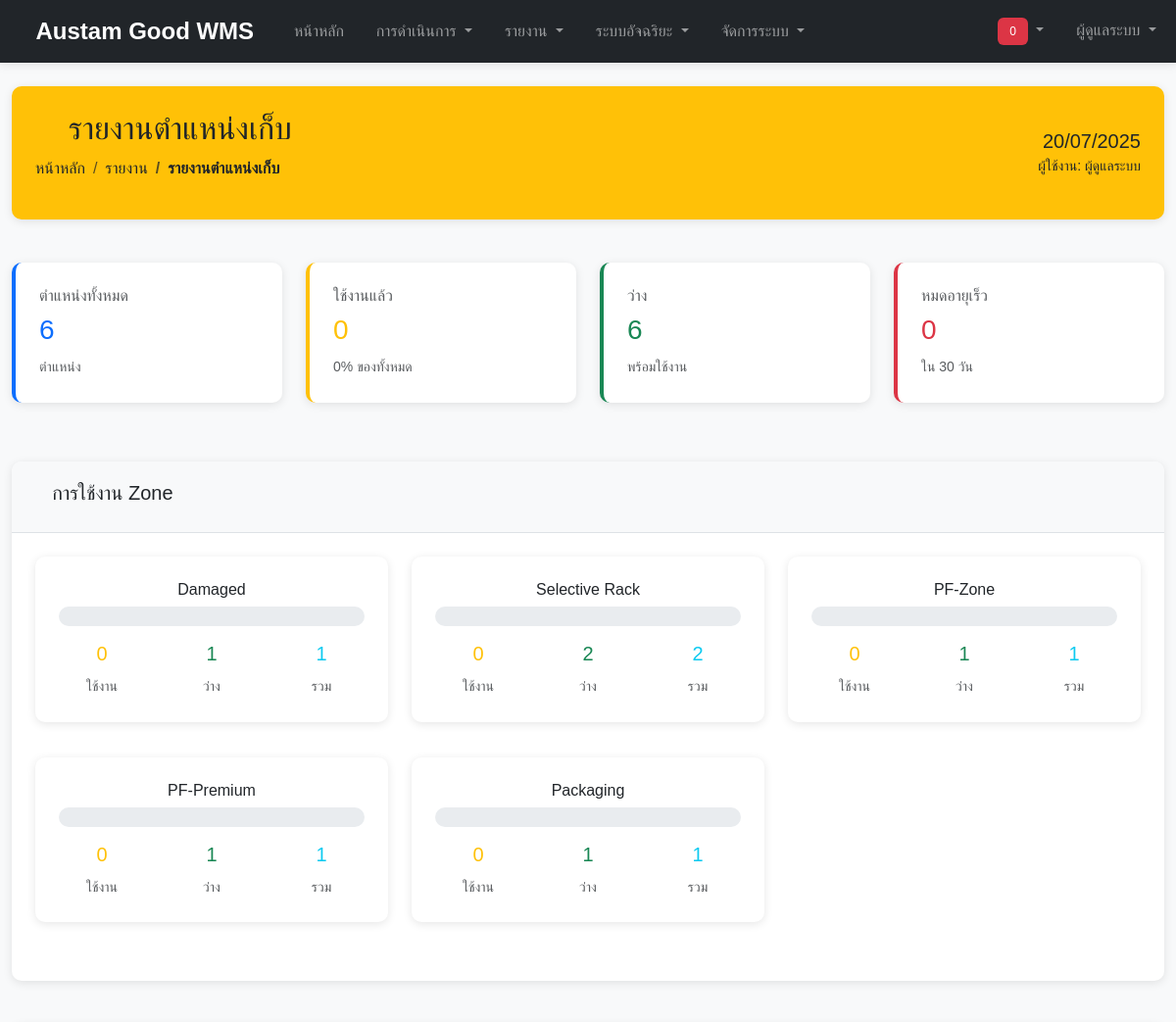
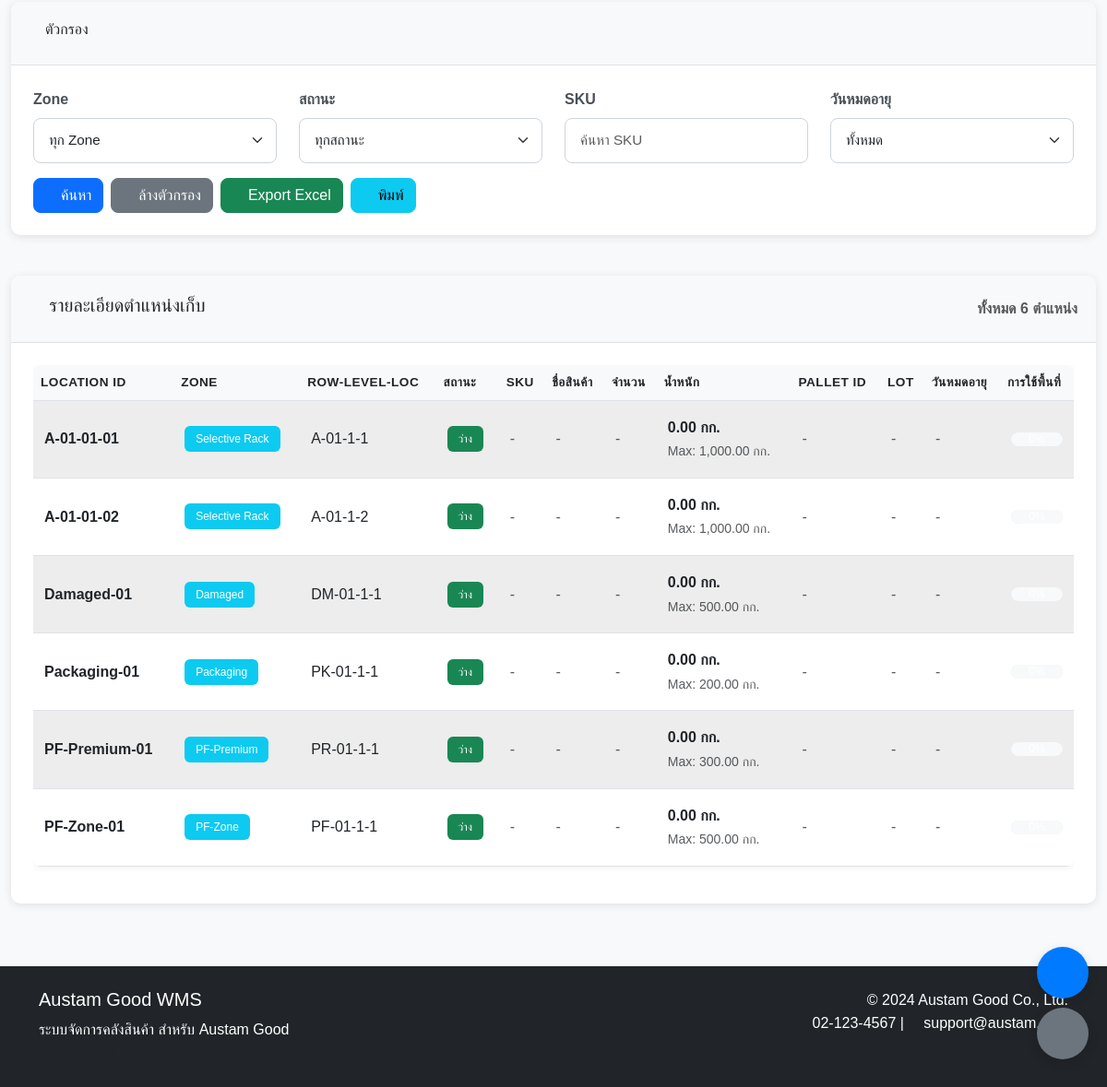
Page /modules/reports/locations.php (signed in) on the committed database (2 pictures, top to bottom).
### tables this page shows
CREATE TABLE `manage_user` (
  `id` int(11) NOT NULL AUTO_INCREMENT,
  `user_id` varchar(50) NOT NULL,
  `รหัสผู้ใช้` varchar(50) DEFAULT NULL,
  `ชื่อ_สกุล` varchar(255) NOT NULL,
  `ตำแหน่ง` varchar(100) DEFAULT NULL,
  `email` varchar(255) DEFAULT NULL,
  `role` enum('admin','office','worker') DEFAULT 'worker',
  `password` varchar(255) NOT NULL,
  `active` tinyint(1) DEFAULT 1,
  `created_at` timestamp NOT NULL DEFAULT current_timestamp(),
  `updated_at` timestamp NOT NULL DEFAULT current_timestamp() ON UPDATE current_timestamp(),
  PRIMARY KEY (`id`),
  UNIQUE KEY `user_id` (`user_id`)
);

CREATE TABLE `msaster_location_by_stock` (
  `id` int(11) NOT NULL AUTO_INCREMENT,
  `location_id` varchar(50) NOT NULL,
  `zone` varchar(100) DEFAULT 'Selective Rack',
  `row_name` varchar(50) DEFAULT NULL,
  `level_num` int(11) DEFAULT NULL,
  `loc_num` int(11) DEFAULT NULL,
  `max_weight` decimal(10,2) DEFAULT 1000.00,
  `max_pallet` int(11) DEFAULT 1,
  `max_height` int(11) DEFAULT 1800,
  `status` enum('ว่าง','เก็บสินค้า','ซ่อมแซม') DEFAULT 'ว่าง',
  `pallet_id` varchar(50) DEFAULT NULL,
  `last_updated` decimal(20,10) DEFAULT NULL,
  `sku` varchar(50) DEFAULT NULL,
  `product_name` text DEFAULT NULL,
  `แพ็ค` int(11) DEFAULT 0,
  `ชิ้น` int(11) DEFAULT 0,
  `น้ำหนัก` decimal(10,2) DEFAULT 0.00,
  `lot` varchar(50) DEFAULT NULL,
  `received_date` decimal(20,0) DEFAULT NULL,
  `expiration_date` decimal(20,0) DEFAULT NULL,
  `barcode` varchar(50) DEFAULT NULL,
  `name_edit` varchar(255) DEFAULT NULL,
  `สีพาเลท` varchar(50) DEFAULT NULL,
  `หมายเหตุ` text DEFAULT NULL,
  `coordinate_x` int(11) DEFAULT 0,
  `coordinate_y` int(11) DEFAULT 0,
  `coordinate_z` int(11) DEFAULT 0,
  `ราคาต้นทุน` decimal(10,2) DEFAULT 0,
  `created_at` timestamp NOT NULL DEFAULT current_timestamp(),
  `updated_at` timestamp NOT NULL DEFAULT current_timestamp() ON UPDATE current_timestamp(),
  PRIMARY KEY (`id`),
  UNIQUE KEY `location_id` (`location_id`),
  KEY `idx_sku` (`sku`),
  KEY `idx_zone` (`zone`),
  KEY `idx_status` (`status`)
);

### modules/reports/locations.php (the view, shortened to what the rows shown need)
<?php
require_once '../../config/app_config.php';
require_once '../../classes/User.php';
require_once '../../classes/Location.php';
$db = getDBConnection();
$user = new User($db);
$location = new Location($db);
$current_user = $user->getCurrentUser();
$locations = $location->getAllLocations();
?>
<?php include '../../includes/header.php'; ?>
<div class="container-fluid mt-4">
    <div class="row mb-4">
        <div class="col-12">
            <div class="card bg-warning text-dark">
                <div class="card-body">
                    <div class="d-flex justify-content-between align-items-center">
                        <div>
                            <h2><i class="fas fa-map-marked-alt"></i> รายงานตำแหน่งเก็บ</h2>
                        </div>
                        <div class="text-end">
                            <div class="h5 mb-0"><?php echo formatDate(date('Y-m-d H:i:s')); ?></div>
                            <small>ผู้ใช้งาน: <?php echo htmlspecialchars($current_user['ชื่อ_สกุล']); ?></small>
                        </div>
                    </div>
                </div>
            </div>
        </div>
    </div>
    <div class="row">
        <div class="col-12">
            <div class="card">
                <div class="card-body">
                    <div class="table-responsive">
                        <table class="table table-striped table-hover" id="locationsTable">
                            <thead>
                                <tr>
                                    <th>Location ID</th>
                                    <th>Zone</th>
                                    <th>Row-Level-Loc</th>
                                    <th>สถานะ</th>
                                    <th>SKU</th>
                                    <th>ชื่อสินค้า</th>
                                    <th>จำนวน</th>
                                    <th>น้ำหนัก</th>
                                    <th>Pallet ID</th>
                                    <th>LOT</th>
                                    <th>วันหมดอายุ</th>
                                    <th>การใช้พื้นที่</th>
                                </tr>
                            </thead>
                            <tbody>
                                <?php foreach($locations as $loc): ?>
                                <?php
                                $weight_utilization = $loc['max_weight'] > 0 ? round(($loc['น้ำหนัก'] / $loc['max_weight']) * 100, 1) : 0;
                                ?>
                                <tr>
                                    <td><strong><?php echo htmlspecialchars($loc['location_id']); ?></strong></td>
                                    <td>
                                        <span class="badge bg-info"><?php echo htmlspecialchars($loc['zone']); ?></span>
                                    </td>
                                    <td>
                                        <?php echo htmlspecialchars($loc['row_name']); ?>-<?php echo $loc['level_num']; ?>-<?php echo $loc['loc_num']; ?>
                                    </td>
                                    <td>
                                        <?php
                                        $status_colors = [
                                            'ว่าง' => 'success',
                                            'เก็บสินค้า' => 'warning',
                                            'ระงับ' => 'danger'
                                        ];
                                        ?>
                                        <span class="badge bg-<?php echo $status_colors[$loc['status']] ?? 'secondary'; ?>">
                                            <?php echo $loc['status']; ?>
                                        </span>
                                    </td>
                                    <td>
                                        <?php if($loc['sku']): ?>
                                        <strong><?php echo htmlspecialchars($loc['sku']); ?></strong>
                                        <?php else: ?>
                                        <span class="text-muted">-</span>
                                        <?php endif; ?>
                                    </td>
                                    <td>
                                        <?php if($loc['product_name']): ?>
                                        <?php echo htmlspecialchars($loc['product_name']); ?>
                                        <?php else: ?>
                                        <span class="text-muted">-</span>
                                        <?php endif; ?>
                                    </td>
                                    <td>
                                        <?php if($loc['ชิ้น']): ?>
                                        <strong><?php echo formatNumber($loc['ชิ้น']); ?></strong> ชิ้น
                                        <?php else: ?>
                                        <span class="text-muted">-</span>
                                        <?php endif; ?>
                                    </td>
                                    <td>
                                        <?php if($loc['น้ำหนัก']): ?>
                                        <strong><?php echo formatWeight($loc['น้ำหนัก']); ?></strong>
                                        <br><small class="text-muted">Max: <?php echo formatWeight($loc['max_weight']); ?></small>
                                        <?php else: ?>
                                        <span class="text-muted">-</span>
                                        <br><small class="text-muted">Max: <?php echo formatWeight($loc['max_weight']); ?></small>
                                        <?php endif; ?>
                                    </td>
                                    <td>
                                        <?php if($loc['pallet_id']): ?>
                                        <span class="badge bg-primary"><?php echo htmlspecialchars($loc['pallet_id']); ?></span>
                                        <?php else: ?>
                                        <span class="text-muted">-</span>
                                        <?php endif; ?>
                                    </td>
                                    <td>
                                        <?php if($loc['lot']): ?>
                                        <?php echo htmlspecialchars($loc['lot']); ?>
                                        <?php else: ?>
                                        <span class="text-muted">-</span>
                                        <?php endif; ?>
                                    </td>
                                    <td>
                                        <?php if($loc['expiration_date'] && $loc['expiration_date'] > 0): ?>
                                        <?php
                                        $expiry_date = date('Y-m-d', $loc['expiration_date']);
                                        $days_to_expiry = ceil(($loc['expiration_date'] - time()) / (24*60*60));
                                        $expiry_class = '';
                                        if($days_to_expiry < 0) {
                                            $expiry_class = 'text-danger';
                                        } elseif($days_to_expiry <= 7) {
                                            $expiry_class = 'text-danger';
                                        } elseif($days_to_expiry <= 30) {
                                            $expiry_class = 'text-warning';
                                        } else {
                                            $expiry_class = 'text-success';
                                        }
                                        ?>
                                        <span class="<?php echo $expiry_class; ?>">
                                            <?php echo $expiry_date; ?>
                                        </span>
                                        <br><small class="<?php echo $expiry_class; ?>">
                                            <?php if($days_to_expiry < 0): ?>
                                            หมดอายุแล้ว <?php echo abs($days_to_expiry); ?> วัน
                                            <?php else: ?>
                                            อีก <?php echo $days_to_expiry; ?> วัน
                                            <?php endif; ?>
                                        </small>
                                        <?php else: ?>
                                        <span class="text-muted">-</span>
                                        <?php endif; ?>
                                    </td>
                                    <td>
                                        <?php if($weight_utilization > 0): ?>
                                        <div class="progress" style="height: 15px;">
                                            <div class="progress-bar <?php echo $weight_utilization > 90 ? 'bg-danger' : ($weight_utilization > 70 ? 'bg-warning' : 'bg-success'); ?>"
                                                 style="width: <?php echo $weight_utilization; ?>%">
                                                <?php echo $weight_utilization; ?>%
                                            </div>
                                        </div>
                                        <?php else: ?>
                                        <div class="progress" style="height: 15px;">
                                            <div class="progress-bar bg-light" style="width: 100%">0%</div>
                                        </div>
                                        <?php endif; ?>
                                    </td>
                                </tr>
                                <?php endforeach; ?>
                            </tbody>
                        </table>
                    </div>
                </div>
            </div>
        </div>
    </div>
</div>
<?php include '../../includes/footer.php'; ?>

### rows in the picture
manage_user: value "ผู้ดูแลระบบ"
msaster_location_by_stock: location "A-01-01-01", zone "Selective Rack", row_name "A-01", level_num "1", loc_num "1", status "ว่าง", formatWeight "0.00 กก.", max_weight "1,000.00 กก."
msaster_location_by_stock: location "A-01-01-02", zone "Selective Rack", row_name "A-01", level_num "1", loc_num "2", status "ว่าง", formatWeight "0.00 กก.", max_weight "1,000.00 กก."
msaster_location_by_stock: location "Damaged-01", zone "Damaged", row_name "DM-01", level_num "1", loc_num "1", status "ว่าง", formatWeight "0.00 กก.", max_weight "500.00 กก."
msaster_location_by_stock: location "Packaging-01", zone "Packaging", row_name "PK-01", level_num "1", loc_num "1", status "ว่าง", formatWeight "0.00 กก.", max_weight "200.00 กก."
msaster_location_by_stock: location "PF-Premium-01", zone "PF-Premium", row_name "PR-01", level_num "1", loc_num "1", status "ว่าง", formatWeight "0.00 กก.", max_weight "300.00 กก."
msaster_location_by_stock: location "PF-Zone-01", zone "PF-Zone", row_name "PF-01", level_num "1", loc_num "1", status "ว่าง", formatWeight "0.00 กก.", max_weight "500.00 กก."

### other values in the picture
APP_NAME "Austam Good WMS"
$_SESSION['user_name'] "ผู้ดูแลระบบ"
formatNumber($total_locations) "6"
formatNumber($occupied_locations) "0"
$utilization_percent "0"
formatNumber($available_locations) "6"
formatNumber(count($expiring_items)) "0"
$util['zone'] "Damaged"
$util['occupied'] "0"
$util['available'] "1"
$util['total_locations'] "1"
$util['zone'] "Selective Rack"
$util['available'] "2"
$util['total_locations'] "2"
$util['zone'] "PF-Zone"
